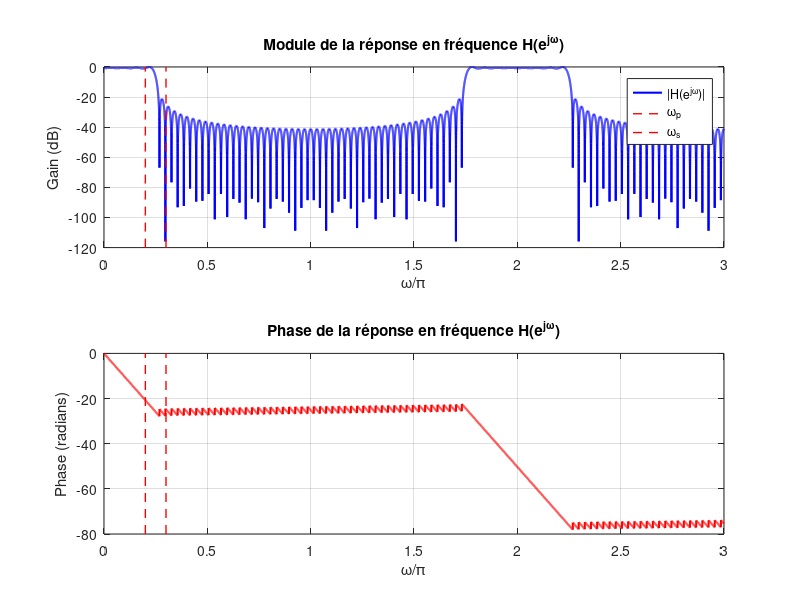

The MATLAB source for this figure:
% Définir l'ordre du filtre
Omega_s = 0.3*pi;
Omega_p = 0.2*pi;
ordre = ceil((6.6*pi)/(Omega_s - Omega_p));
if (mod(ordre, 2) == 0)
    ordre = ordre + 1; % Mettre l'ordre impair pour avoir un filtre type I
end
M = ordre;

% Calcul de la fréquence de coupure
Omega_c = (Omega_p + Omega_s) / 2;

% INDICES CAUSAUX : n de 0 à M-1
n = 0:M-1;

% Calcul des coefficients h[n] avec retard (M-1)/2
h = (sin(Omega_c * (n - (M-1)/2))) ./ (pi * (n - (M-1)/2));

% Gérer le cas n = (M-1)/2 (limite sin(x)/x quand x->0)
idx_center = find(n == (M-1)/2);
h(idx_center) = Omega_c/pi;

% Vecteur de fréquences
f = 0:0.0001:3;  % Normalisé entre 0 et 1 (Nyquist)
w = pi * f;     % w entre 0 et pi
z = exp(1j * w);

% Calcul de H(z) avec indices CAUSAUX
h_z = zeros(size(w));
for k = 0:M-1
    h_z = h_z + h(k+1) * z.^(-k);
end

% Tracer le module (en dB)
figure;
subplot(2, 1, 1);
plot(w/pi, 20*log10(abs(h_z)/max(abs(h_z))), 'b', 'LineWidth', 1.5);
title('Module de la réponse en fréquence H(e^{j\omega})');
xlabel('\omega/\pi');
ylabel('Gain (dB)');
grid on;
hold on;
line([Omega_p/pi Omega_p/pi], ylim, 'Color', 'r', 'LineStyle', '--', 'LineWidth', 1);
line([Omega_s/pi Omega_s/pi], ylim, 'Color', 'r', 'LineStyle', '--', 'LineWidth', 1);
legend('|H(e^{j\omega})|', '\omega_p', '\omega_s');
hold off;

% Tracer la phase (dépliée)
subplot(2, 1, 2);
plot(w/pi, unwrap(angle(h_z)), 'r', 'LineWidth', 1.5);
title('Phase de la réponse en fréquence H(e^{j\omega})');
xlabel('\omega/\pi');
ylabel('Phase (radians)');
grid on;
hold on;
line([Omega_p/pi Omega_p/pi], ylim, 'Color', 'r', 'LineStyle', '--', 'LineWidth', 1);
line([Omega_s/pi Omega_s/pi], ylim, 'Color', 'r', 'LineStyle', '--', 'LineWidth', 1);
hold off;
